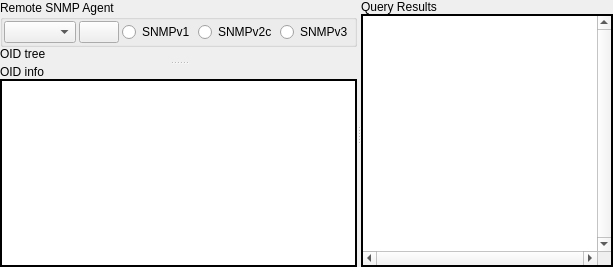
      <widget class="QWidget" name="TreeTab">
       <attribute name="title">
        <string>Tree</string>
       </attribute>
       <layout class="QGridLayout">
        <property name="leftMargin">
         <number>0</number>
        </property>
        <property name="topMargin">
         <number>0</number>
        </property>
        <property name="rightMargin">
         <number>0</number>
        </property>
        <property name="bottomMargin">
         <number>0</number>
        </property>
        <property name="spacing">
         <number>6</number>
        </property>
        <item row="0" column="0">
         <widget class="QSplitter" name="QuerySplitter">
          <property name="orientation">
           <enum>Qt::Horizontal</enum>
          </property>
          <widget class="QSplitter" name="NodeInfoSplitter">
           <property name="orientation">
            <enum>Qt::Vertical</enum>
           </property>
           <widget class="QWidget" name="MIBTreeLayout">
            <layout class="QVBoxLayout">
             <property name="spacing">
              <number>0</number>
             </property>
             <property name="leftMargin">
              <number>0</number>
             </property>
             <property name="topMargin">
              <number>0</number>
             </property>
             <property name="rightMargin">
              <number>0</number>
             </property>
             <property name="bottomMargin">
              <number>0</number>
             </property>
             <item>
              <widget class="QGroupBox" name="AgentProperties">
               <property name="title">
                <string>Remote SNMP Agent</string>
               </property>
               <layout class="QGridLayout">
                <property name="leftMargin">
                 <number>1</number>
                </property>
                <property name="topMargin">
                 <number>1</number>
                </property>
                <property name="rightMargin">
                 <number>1</number>
                </property>
                <property name="bottomMargin">
                 <number>1</number>
                </property>
                <property name="spacing">
                 <number>3</number>
                </property>
                <item row="0" column="4">
                 <widget class="QRadioButton" name="AgentProtoV3">
                  <property name="sizePolicy">
                   <sizepolicy hsizetype="Fixed" vsizetype="Fixed">
                    <horstretch>0</horstretch>
                    <verstretch>0</verstretch>
                   </sizepolicy>
                  </property>
                  <property name="text">
                   <string notr="true">SNMPv3</string>
                  </property>
                 </widget>
                </item>
                <item row="0" column="3">
                 <widget class="QRadioButton" name="AgentProtoV2">
                  <property name="sizePolicy">
                   <sizepolicy hsizetype="Fixed" vsizetype="Fixed">
                    <horstretch>0</horstretch>
                    <verstretch>0</verstretch>
                   </sizepolicy>
                  </property>
                  <property name="text">
                   <string notr="true">SNMPv2c</string>
                  </property>
                 </widget>
                </item>
                <item row="0" column="0">
                 <widget class="QComboBox" name="AgentProfile">
                  <property name="sizePolicy">
                   <sizepolicy hsizetype="Preferred" vsizetype="Fixed">
                    <horstretch>0</horstretch>
                    <verstretch>0</verstretch>
                   </sizepolicy>
                  </property>
                 </widget>
                </item>
                <item row="0" column="1">
                 <widget class="QPushButton" name="AgentSettings">
                  <property name="sizePolicy">
                   <sizepolicy hsizetype="Fixed" vsizetype="Fixed">
                    <horstretch>0</horstretch>
                    <verstretch>0</verstretch>
                   </sizepolicy>
                  </property>
                  <property name="text">
                   <string/>
                  </property>
                  <property name="icon">
                   <iconset resource="snmpb.qrc">
                    <normaloff>:/icon/cog</normaloff>:/icon/cog</iconset>
                  </property>
                 </widget>
                </item>
                <item row="0" column="2">
                 <widget class="QRadioButton" name="AgentProtoV1">
                  <property name="sizePolicy">
                   <sizepolicy hsizetype="Fixed" vsizetype="Fixed">
                    <horstretch>0</horstretch>
                    <verstretch>0</verstretch>
                   </sizepolicy>
                  </property>
                  <property name="text">
                   <string notr="true">SNMPv1</string>
                  </property>
                  <property name="autoRepeat">
                   <bool>false</bool>
                  </property>
                 </widget>
                </item>
               </layout>
              </widget>
             </item>
             <item>
              <widget class="QLabel" name="MIBTreeL">
               <property name="text">
                <string>OID tree</string>
               </property>
              </widget>
             </item>
             <item>
              <widget class="MibView" name="MIBTree" native="true">
               <property name="enabled">
                <bool>true</bool>
               </property>
               <property name="sizePolicy">
                <sizepolicy hsizetype="Expanding" vsizetype="Expanding">
                 <horstretch>0</horstretch>
                 <verstretch>0</verstretch>
                </sizepolicy>
               </property>
              </widget>
             </item>
            </layout>
           </widget>
           <widget class="QWidget" name="NodeInfoLayout">
            <layout class="QVBoxLayout">
             <property name="spacing">
              <number>0</number>
             </property>
             <property name="leftMargin">
              <number>0</number>
             </property>
             <property name="topMargin">
              <number>0</number>
             </property>
             <property name="rightMargin">
              <number>0</number>
             </property>
             <property name="bottomMargin">
              <number>0</number>
             </property>
             <item>
              <widget class="QLabel" name="NodeInfoL">
               <property name="text">
                <string>OID info</string>
               </property>
              </widget>
             </item>
             <item>
              <widget class="QTextEdit" name="NodeInfo">
               <property name="frameShape">
                <enum>QFrame::WinPanel</enum>
               </property>
               <property name="frameShadow">
                <enum>QFrame::Plain</enum>
               </property>
               <property name="autoFormatting">
                <set>QTextEdit::AutoAll</set>
               </property>
               <property name="readOnly">
                <bool>true</bool>
               </property>
              </widget>
             </item>
            </layout>
           </widget>
          </widget>
          <widget class="QWidget" name="QueryLayout">
           <layout class="QVBoxLayout">
            <property name="spacing">
             <number>0</number>
            </property>
            <property name="leftMargin">
             <number>0</number>
            </property>
            <property name="topMargin">
             <number>0</number>
            </property>
            <property name="rightMargin">
             <number>0</number>
            </property>
            <property name="bottomMargin">
             <number>0</number>
            </property>
            <item>
             <widget class="QLabel" name="QueryL">
              <property name="text">
               <string>Query Results</string>
              </property>
             </widget>
            </item>
            <item>
             <widget class="QTextEdit" name="Query">
              <property name="enabled">
               <bool>true</bool>
              </property>
              <property name="sizePolicy">
               <sizepolicy hsizetype="Expanding" vsizetype="Expanding">
                <horstretch>0</horstretch>
                <verstretch>0</verstretch>
               </sizepolicy>
              </property>
              <property name="frameShape">
               <enum>QFrame::WinPanel</enum>
              </property>
              <property name="frameShadow">
               <enum>QFrame::Plain</enum>
              </property>
              <property name="verticalScrollBarPolicy">
               <enum>Qt::ScrollBarAlwaysOn</enum>
              </property>
              <property name="horizontalScrollBarPolicy">
               <enum>Qt::ScrollBarAlwaysOn</enum>
              </property>
              <property name="autoFormatting">
               <set>QTextEdit::AutoNone</set>
              </property>
              <property name="undoRedoEnabled">
               <bool>false</bool>
              </property>
              <property name="lineWrapMode">
               <enum>QTextEdit::NoWrap</enum>
              </property>
              <property name="readOnly">
               <bool>true</bool>
              </property>
              <property name="overwriteMode">
               <bool>false</bool>
              </property>
             </widget>
            </item>
           </layout>
          </widget>
         </widget>
        </item>
       </layout>
      </widget>
